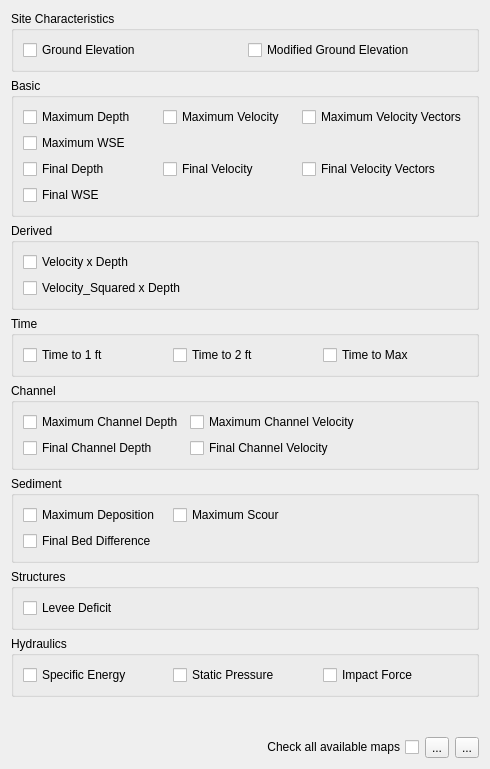
         <widget class="QWidget" name="scrollAreaWidgetContents_4">
          <property name="geometry">
           <rect>
            <x>0</x>
            <y>0</y>
            <width>490</width>
            <height>769</height>
           </rect>
          </property>
          <layout class="QGridLayout" name="gridLayout_100">
           <item row="1" column="0">
            <spacer name="verticalSpacer_2">
             <property name="orientation">
              <enum>Qt::Vertical</enum>
             </property>
             <property name="sizeHint" stdset="0">
              <size>
               <width>20</width>
               <height>40</height>
              </size>
             </property>
            </spacer>
           </item>
           <item row="0" column="0">
            <layout class="QGridLayout" name="gridLayout_6">
             <item row="2" column="0">
              <widget class="QgsCollapsibleGroupBox" name="dv_sd_cgb">
               <property name="enabled">
                <bool>true</bool>
               </property>
               <property name="title">
                <string>Derived</string>
               </property>
               <property name="collapsed">
                <bool>true</bool>
               </property>
               <layout class="QGridLayout" name="gridLayout_84">
                <item row="1" column="0">
                 <layout class="QGridLayout" name="gridLayout_83">
                  <item row="0" column="0">
                   <widget class="QCheckBox" name="dv_sd_cb">
                    <property name="enabled">
                     <bool>true</bool>
                    </property>
                    <property name="toolTip">
                     <string>&lt;html&gt;&lt;head/&gt;&lt;body&gt;&lt;p&gt;VEL_X_DEPTH.OUT: Maximum of velocity times depth for each floodplain element (ft&lt;span style=&quot; vertical-align:super;&quot;&gt;2&lt;/span&gt;/s or m&lt;span style=&quot; vertical-align:super;&quot;&gt;2&lt;/span&gt;/s).&lt;/p&gt;&lt;/body&gt;&lt;/html&gt;</string>
                    </property>
                    <property name="toolTipDuration">
                     <number>0</number>
                    </property>
                    <property name="text">
                     <string>Velocity x Depth</string>
                    </property>
                   </widget>
                  </item>
                  <item row="1" column="0">
                   <widget class="QCheckBox" name="v2xd_sd_cb">
                    <property name="toolTip">
                     <string>&lt;html&gt;&lt;head/&gt;&lt;body&gt;&lt;p&gt;The maximum value of synchronized velocity squared x depth.&lt;/p&gt;&lt;/body&gt;&lt;/html&gt;</string>
                    </property>
                    <property name="text">
                     <string>Velocity_Squared x Depth</string>
                    </property>
                   </widget>
                  </item>
                 </layout>
                </item>
               </layout>
              </widget>
             </item>
             <item row="6" column="0">
              <widget class="QgsCollapsibleGroupBox" name="sv_sd_cgb">
               <property name="enabled">
                <bool>true</bool>
               </property>
               <property name="title">
                <string>Structures</string>
               </property>
               <property name="collapsed">
                <bool>true</bool>
               </property>
               <layout class="QGridLayout" name="gridLayout_92">
                <item row="0" column="0">
                 <layout class="QGridLayout" name="gridLayout_91">
                  <item row="0" column="0">
                   <widget class="QCheckBox" name="ld_sd_cb">
                    <property name="enabled">
                     <bool>true</bool>
                    </property>
                    <property name="toolTip">
                     <string>&lt;html&gt;&lt;head/&gt;&lt;body&gt;&lt;p&gt;LEVEEDEFIC.OUT: Levee freeboard deficit.&lt;/p&gt;&lt;p&gt;0 = freeboard &amp;gt; 3 ft (0.9 m).&lt;/p&gt;&lt;p&gt;1 = 2 ft (0.6 m) &amp;lt; freeboard &amp;lt; 3 ft (0.9 m).&lt;/p&gt;&lt;p&gt;2 = 1 ft (0.3 m) &amp;lt; freeboard &amp;lt; 2 ft (0.6 m).&lt;/p&gt;&lt;p&gt;3 = freeboard &amp;lt; 1 ft (0.3 m).&lt;/p&gt;&lt;p&gt;4 = levee is overtopped by flow.&lt;/p&gt;&lt;/body&gt;&lt;/html&gt;</string>
                    </property>
                    <property name="toolTipDuration">
                     <number>0</number>
                    </property>
                    <property name="text">
                     <string>Levee Deficit</string>
                    </property>
                   </widget>
                  </item>
                 </layout>
                </item>
               </layout>
              </widget>
             </item>
             <item row="5" column="0">
              <widget class="QgsCollapsibleGroupBox" name="sd_sd_cgb">
               <property name="enabled">
                <bool>true</bool>
               </property>
               <property name="title">
                <string>Sediment</string>
               </property>
               <property name="collapsed">
                <bool>true</bool>
               </property>
               <layout class="QGridLayout" name="gridLayout_90">
                <item row="0" column="0">
                 <layout class="QGridLayout" name="gridLayout_89">
                  <item row="0" column="0">
                   <widget class="QCheckBox" name="mdep_sd_cb">
                    <property name="enabled">
                     <bool>true</bool>
                    </property>
                    <property name="toolTip">
                     <string>&lt;html&gt;&lt;head/&gt;&lt;body&gt;&lt;p&gt;SEDFP.OUT: Maximum deposition (ft or m).&lt;/p&gt;&lt;/body&gt;&lt;/html&gt;</string>
                    </property>
                    <property name="toolTipDuration">
                     <number>0</number>
                    </property>
                    <property name="text">
                     <string>Maximum Deposition</string>
                    </property>
                   </widget>
                  </item>
                  <item row="1" column="0">
                   <widget class="QCheckBox" name="fbd_sd_cb">
                    <property name="enabled">
                     <bool>true</bool>
                    </property>
                    <property name="toolTip">
                     <string>&lt;html&gt;&lt;head/&gt;&lt;body&gt;&lt;p&gt;SEDFP.OUT: Final bed elevation difference (ft or m).&lt;/p&gt;&lt;/body&gt;&lt;/html&gt;</string>
                    </property>
                    <property name="toolTipDuration">
                     <number>0</number>
                    </property>
                    <property name="text">
                     <string>Final Bed Difference</string>
                    </property>
                   </widget>
                  </item>
                  <item row="1" column="1">
                   <widget class="QLabel" name="label_23">
                    <property name="text">
                     <string/>
                    </property>
                   </widget>
                  </item>
                  <item row="0" column="2">
                   <widget class="QLabel" name="label_24">
                    <property name="text">
                     <string/>
                    </property>
                   </widget>
                  </item>
                  <item row="1" column="2">
                   <widget class="QLabel" name="label_25">
                    <property name="text">
                     <string/>
                    </property>
                   </widget>
                  </item>
                  <item row="0" column="1">
                   <widget class="QCheckBox" name="msco_sd_cb">
                    <property name="enabled">
                     <bool>true</bool>
                    </property>
                    <property name="toolTip">
                     <string>&lt;html&gt;&lt;head/&gt;&lt;body&gt;&lt;p&gt;SEDFP.OUT: Maximum scour (ft or m).&lt;/p&gt;&lt;/body&gt;&lt;/html&gt;</string>
                    </property>
                    <property name="toolTipDuration">
                     <number>0</number>
                    </property>
                    <property name="text">
                     <string>Maximum Scour</string>
                    </property>
                   </widget>
                  </item>
                 </layout>
                </item>
               </layout>
              </widget>
             </item>
             <item row="3" column="0">
              <widget class="QgsCollapsibleGroupBox" name="tv_sd_cgb">
               <property name="enabled">
                <bool>true</bool>
               </property>
               <property name="title">
                <string>Time</string>
               </property>
               <property name="collapsed">
                <bool>true</bool>
               </property>
               <layout class="QGridLayout" name="gridLayout_86">
                <item row="0" column="0">
                 <layout class="QGridLayout" name="gridLayout_85">
                  <item row="0" column="0">
                   <widget class="QCheckBox" name="t1ft_sd_cb">
                    <property name="enabled">
                     <bool>true</bool>
                    </property>
                    <property name="toolTip">
                     <string>&lt;html&gt;&lt;head/&gt;&lt;body&gt;&lt;p&gt;TIMEONEFT.OUT: Grid element number, the x- and y-coordinates and the initial time to one foot of depth (hr).&lt;/p&gt;&lt;/body&gt;&lt;/html&gt;</string>
                    </property>
                    <property name="toolTipDuration">
                     <number>0</number>
                    </property>
                    <property name="text">
                     <string>Time to 1 ft</string>
                    </property>
                   </widget>
                  </item>
                  <item row="0" column="1">
                   <widget class="QCheckBox" name="t2ft_sd_cb">
                    <property name="enabled">
                     <bool>true</bool>
                    </property>
                    <property name="toolTip">
                     <string>&lt;html&gt;&lt;head/&gt;&lt;body&gt;&lt;p&gt;TIMETWOFT.OUT: Grid element number, the x- and y-coordinates and the initial time to two feet of depth (hr).&lt;/p&gt;&lt;/body&gt;&lt;/html&gt;</string>
                    </property>
                    <property name="toolTipDuration">
                     <number>0</number>
                    </property>
                    <property name="text">
                     <string>Time to 2 ft</string>
                    </property>
                   </widget>
                  </item>
                  <item row="0" column="2">
                   <widget class="QCheckBox" name="tmax_sd_cb">
                    <property name="enabled">
                     <bool>true</bool>
                    </property>
                    <property name="toolTip">
                     <string>&lt;html&gt;&lt;head/&gt;&lt;body&gt;&lt;p&gt;TIMETOPEAK.OUT: Grid element number, the x- and y-coordinates and the time of occurrence of the maximum depth (hr).&lt;/p&gt;&lt;/body&gt;&lt;/html&gt;</string>
                    </property>
                    <property name="toolTipDuration">
                     <number>0</number>
                    </property>
                    <property name="text">
                     <string>Time to Max</string>
                    </property>
                   </widget>
                  </item>
                 </layout>
                </item>
               </layout>
              </widget>
             </item>
             <item row="7" column="0">
              <widget class="QgsCollapsibleGroupBox" name="hp_sd_cgb">
               <property name="enabled">
                <bool>true</bool>
               </property>
               <property name="title">
                <string>Hydraulics</string>
               </property>
               <property name="collapsed">
                <bool>true</bool>
               </property>
               <layout class="QGridLayout" name="gridLayout_94">
                <item row="0" column="0">
                 <layout class="QGridLayout" name="gridLayout_93">
                  <item row="0" column="1">
                   <widget class="QCheckBox" name="sp_sd_cb">
                    <property name="enabled">
                     <bool>true</bool>
                    </property>
                    <property name="toolTip">
                     <string>&lt;html&gt;&lt;head/&gt;&lt;body&gt;&lt;p&gt;STATICPRESS.OUT: Spatially variable static force per linear foot for each floodplain element (lb/ft or N/m).&lt;/p&gt;&lt;/body&gt;&lt;/html&gt;</string>
                    </property>
                    <property name="toolTipDuration">
                     <number>0</number>
                    </property>
                    <property name="text">
                     <string>Static Pressure</string>
                    </property>
                   </widget>
                  </item>
                  <item row="0" column="0">
                   <widget class="QCheckBox" name="se_sd_cb">
                    <property name="enabled">
                     <bool>true</bool>
                    </property>
                    <property name="toolTip">
                     <string>&lt;html&gt;&lt;head/&gt;&lt;body&gt;&lt;p&gt;SPECENERGY.OUT: Maximum specific energy for a floodplain grid element (ft or m).&lt;/p&gt;&lt;/body&gt;&lt;/html&gt;</string>
                    </property>
                    <property name="toolTipDuration">
                     <number>0</number>
                    </property>
                    <property name="text">
                     <string>Specific Energy</string>
                    </property>
                   </widget>
                  </item>
                  <item row="0" column="2">
                   <widget class="QCheckBox" name="if_sd_cb">
                    <property name="toolTip">
                     <string>&lt;html&gt;&lt;head/&gt;&lt;body&gt;&lt;p&gt;IMPACT.OUT: Impact force per linear foot of structure on the floodplain (lbf/ft or N/m).&lt;/p&gt;&lt;/body&gt;&lt;/html&gt;</string>
                    </property>
                    <property name="toolTipDuration">
                     <number>0</number>
                    </property>
                    <property name="text">
                     <string>Impact Force</string>
                    </property>
                   </widget>
                  </item>
                 </layout>
                </item>
               </layout>
              </widget>
             </item>
             <item row="0" column="0">
              <widget class="QgsCollapsibleGroupBox" name="sc_sd_cgb">
               <property name="enabled">
                <bool>true</bool>
               </property>
               <property name="toolTip">
                <string/>
               </property>
               <property name="title">
                <string>Site Characteristics</string>
               </property>
               <property name="collapsed">
                <bool>true</bool>
               </property>
               <layout class="QGridLayout" name="gridLayout_59">
                <item row="0" column="0">
                 <layout class="QGridLayout" name="gridLayout_57">
                  <item row="0" column="0">
                   <widget class="QCheckBox" name="ge_sd_cb">
                    <property name="enabled">
                     <bool>true</bool>
                    </property>
                    <property name="toolTip">
                     <string>&lt;html&gt;&lt;head/&gt;&lt;body&gt;&lt;p&gt;TOPO.DAT: Grid element, x- and y-coordinates, and their elevations (ft or m).&lt;/p&gt;&lt;/body&gt;&lt;/html&gt;</string>
                    </property>
                    <property name="toolTipDuration">
                     <number>0</number>
                    </property>
                    <property name="text">
                     <string>Ground Elevation</string>
                    </property>
                    <property name="checkable">
                     <bool>true</bool>
                    </property>
                    <property name="checked">
                     <bool>false</bool>
                    </property>
                   </widget>
                  </item>
                  <item row="0" column="1">
                   <widget class="QCheckBox" name="mge_sd_cb">
                    <property name="toolTip">
                     <string>&lt;html&gt;&lt;head/&gt;&lt;body&gt;&lt;p&gt;TOPO.DAT&lt;/p&gt;&lt;p&gt;Contains the grid element ID, x- and y-coordinates, and corresponding elevations, reported in either feet or meters.&lt;/p&gt;&lt;p&gt;FPREV.NEW&lt;/p&gt;&lt;p&gt;Reports elevation differences between channel banks and outflow elements. During simulation, FLOPRO.exe may modify grid elevations associated with channel banks and outflow nodes. If a channel bank elevation differs from the grid elevation at the location occupied by the left or right bank, the final elevation is set to the cross-section bank elevation. For outflow nodes, if a connected upstream node has a lower elevation, FLOPRO adjusts the outflow node elevation to 0.1 ft (or equivalent metric value) below the lowest connected upstream node. Elevations are reported in feet or meters.&lt;/p&gt;&lt;p&gt;TOPO_SDElev.RGH&lt;/p&gt;&lt;p&gt;Extends the elevation adjustments reported in FPREV.NEW by documenting additional automatic corrections applied when the FLO-2D engine compares floodplain grid elevations to storm drain inlet rim elevations and Type 4 invert elevations. This file reports the grid element ID, x- and y-coordinates, and the elevation adjustments applied. The file is generated only when a storm drain system is included in the simulation. Elevations are reported in feet or meters.&lt;/p&gt;&lt;/body&gt;&lt;/html&gt;</string>
                    </property>
                    <property name="toolTipDuration">
                     <number>0</number>
                    </property>
                    <property name="text">
                     <string>Modified Ground Elevation</string>
                    </property>
                   </widget>
                  </item>
                 </layout>
                </item>
               </layout>
              </widget>
             </item>
             <item row="1" column="0">
              <widget class="QgsCollapsibleGroupBox" name="bv_sd_cgb">
               <property name="enabled">
                <bool>true</bool>
               </property>
               <property name="title">
                <string>Basic</string>
               </property>
               <property name="collapsed">
                <bool>true</bool>
               </property>
               <layout class="QGridLayout" name="gridLayout_82">
                <item row="0" column="0">
                 <layout class="QGridLayout" name="gridLayout_81">
                  <item row="0" column="1">
                   <widget class="QCheckBox" name="mv_sd_cb">
                    <property name="enabled">
                     <bool>true</bool>
                    </property>
                    <property name="toolTip">
                     <string>&lt;html&gt;&lt;head/&gt;&lt;body&gt;&lt;p&gt;VELFP.OUT: Maximum floodplain flow velocity (fps or mps).&lt;/p&gt;&lt;/body&gt;&lt;/html&gt;</string>
                    </property>
                    <property name="toolTipDuration">
                     <number>0</number>
                    </property>
                    <property name="text">
                     <string>Maximum Velocity</string>
                    </property>
                   </widget>
                  </item>
                  <item row="2" column="0">
                   <widget class="QCheckBox" name="fd_sd_cb">
                    <property name="enabled">
                     <bool>true</bool>
                    </property>
                    <property name="toolTip">
                     <string>&lt;html&gt;&lt;head/&gt;&lt;body&gt;&lt;p&gt;FINALDEP.OUT: Final floodplain flow depths (ft or m).&lt;/p&gt;&lt;/body&gt;&lt;/html&gt;</string>
                    </property>
                    <property name="toolTipDuration">
                     <number>0</number>
                    </property>
                    <property name="text">
                     <string>Final Depth</string>
                    </property>
                   </widget>
                  </item>
                  <item row="4" column="0">
                   <widget class="QCheckBox" name="fwse_sd_cb">
                    <property name="toolTip">
                     <string>&lt;html&gt;&lt;head/&gt;&lt;body&gt;&lt;p&gt;Final Corrected Water Elevation: FINALDEP.OUT + Final Ground Elevation (ft or m).&lt;/p&gt;&lt;p&gt;FLO-2D Pro Engine corrects the grid elevation automatically at runtime for several conditions.&lt;/p&gt;&lt;p&gt;1. Outflow elements - an outflow element that has 3 upstream neighbors that are lower elevation will be corrected to 0.1 ft below the lowest elevation.&lt;/p&gt;&lt;p&gt;2. Channel banks - grid elevations along channel banks will be corrected to the bank elevation defined in CHAN.DAT for prismatic channels or XSEC.DAT for natural channels.&lt;/p&gt;&lt;p&gt;3. Storm Drains - grid elevations that contain storm drain inlets or manholes will be adjusted to the rim elevation of the storm drain. This is represented by the invert elevation + max depth for the node in SWMM.inp.&lt;/p&gt;&lt;p&gt;Corrections are stored in two files:&lt;/p&gt;&lt;p&gt;FPREV.NEW for runs without storm drains.&lt;/p&gt;&lt;p&gt;TOPO_SDElev.RGH for runs with storm drains.&lt;/p&gt;&lt;/body&gt;&lt;/html&gt;</string>
                    </property>
                    <property name="toolTipDuration">
                     <number>0</number>
                    </property>
                    <property name="text">
                     <string>Final WSE</string>
                    </property>
                   </widget>
                  </item>
                  <item row="2" column="1">
                   <widget class="QCheckBox" name="fv_sd_cb">
                    <property name="enabled">
                     <bool>true</bool>
                    </property>
                    <property name="toolTip">
                     <string>&lt;html&gt;&lt;head/&gt;&lt;body&gt;&lt;p&gt;FINALVEL.OUT: Flow velocity at the end of the simulation (fps or mps).&lt;/p&gt;&lt;/body&gt;&lt;/html&gt;</string>
                    </property>
                    <property name="toolTipDuration">
                     <number>0</number>
                    </property>
                    <property name="text">
                     <string>Final Velocity</string>
                    </property>
                   </widget>
                  </item>
                  <item row="0" column="0">
                   <widget class="QCheckBox" name="md_sd_cb">
                    <property name="enabled">
                     <bool>true</bool>
                    </property>
                    <property name="toolTip">
                     <string>&lt;html&gt;&lt;head/&gt;&lt;body&gt;&lt;p&gt;DEPTH.OUT: Maximum combined channel/floodplain flow depths (ft or m).&lt;/p&gt;&lt;/body&gt;&lt;/html&gt;</string>
                    </property>
                    <property name="toolTipDuration">
                     <number>0</number>
                    </property>
                    <property name="text">
                     <string>Maximum Depth</string>
                    </property>
                   </widget>
                  </item>
                  <item row="1" column="0">
                   <widget class="QCheckBox" name="mwse_sd_cb">
                    <property name="enabled">
                     <bool>true</bool>
                    </property>
                    <property name="toolTip">
                     <string>&lt;html&gt;&lt;head/&gt;&lt;body&gt;&lt;p&gt;MAXWSELEV.OUT: Grid element number, x-coordinate, y-coordinate, and the maximum water surface elevation of either the floodplain or channel (ft or m).&lt;/p&gt;&lt;/body&gt;&lt;/html&gt;</string>
                    </property>
                    <property name="toolTipDuration">
                     <number>0</number>
                    </property>
                    <property name="text">
                     <string>Maximum WSE</string>
                    </property>
                   </widget>
                  </item>
                  <item row="0" column="2">
                   <widget class="QCheckBox" name="mvv_sd_cb">
                    <property name="toolTip">
                     <string>&lt;html&gt;&lt;head/&gt;&lt;body&gt;&lt;p&gt;VELFP.OUT &amp;amp; VELDIREC.OUT: Combination of these two files to generate the maximum velocity vectors (fps or mps).&lt;/p&gt;&lt;/body&gt;&lt;/html&gt;</string>
                    </property>
                    <property name="toolTipDuration">
                     <number>0</number>
                    </property>
                    <property name="text">
                     <string>Maximum Velocity Vectors</string>
                    </property>
                   </widget>
                  </item>
                  <item row="2" column="2">
                   <widget class="QCheckBox" name="fvv_sd_cb">
                    <property name="toolTip">
                     <string>&lt;html&gt;&lt;head/&gt;&lt;body&gt;&lt;p&gt;FINALVEL.OUT &amp;amp; FINALDIR.OUT: Combination of these two files to generate the final velocity vectors (fps or mps).&lt;/p&gt;&lt;/body&gt;&lt;/html&gt;</string>
                    </property>
                    <property name="toolTipDuration">
                     <number>0</number>
                    </property>
                    <property name="text">
                     <string>Final Velocity Vectors</string>
                    </property>
                   </widget>
                  </item>
                 </layout>
                </item>
               </layout>
              </widget>
             </item>
             <item row="4" column="0">
              <widget class="QgsCollapsibleGroupBox" name="ch_sd_cgb">
               <property name="enabled">
                <bool>true</bool>
               </property>
               <property name="title">
                <string>Channel</string>
               </property>
               <property name="collapsed">
                <bool>true</bool>
               </property>
               <layout class="QGridLayout" name="gridLayout_88">
                <item row="0" column="0">
                 <layout class="QGridLayout" name="gridLayout_87">
                  <item row="0" column="1">
                   <widget class="QCheckBox" name="cv_sd_cb">
                    <property name="enabled">
                     <bool>true</bool>
                    </property>
                    <property name="toolTip">
                     <string>&lt;html&gt;&lt;head/&gt;&lt;body&gt;&lt;p&gt;VELOC.OUT: Maximum channel flow velocity (fps or mps).&lt;/p&gt;&lt;/body&gt;&lt;/html&gt;</string>
                    </property>
                    <property name="toolTipDuration">
                     <number>0</number>
                    </property>
                    <property name="text">
                     <string>Maximum Channel Velocity</string>
                    </property>
                   </widget>
                  </item>
                  <item row="0" column="2">
                   <widget class="QLabel" name="label_20">
                    <property name="text">
                     <string/>
                    </property>
                   </widget>
                  </item>
                  <item row="0" column="0">
                   <widget class="QCheckBox" name="cd_sd_cb">
                    <property name="enabled">
                     <bool>true</bool>
                    </property>
                    <property name="toolTip">
                     <string>&lt;html&gt;&lt;head/&gt;&lt;body&gt;&lt;p&gt;DEPCH.OUT: Maximum channel flow depths (ft or m).&lt;/p&gt;&lt;/body&gt;&lt;/html&gt;</string>
                    </property>
                    <property name="toolTipDuration">
                     <number>0</number>
                    </property>
                    <property name="text">
                     <string>Maximum Channel Depth</string>
                    </property>
                   </widget>
                  </item>
                  <item row="1" column="0">
                   <widget class="QCheckBox" name="fcd_sd_cb">
                    <property name="enabled">
                     <bool>true</bool>
                    </property>
                    <property name="toolTip">
                     <string>&lt;html&gt;&lt;head/&gt;&lt;body&gt;&lt;p&gt;DEPCHFINAL.OUT: Final channel flow depths (ft or m).&lt;/p&gt;&lt;/body&gt;&lt;/html&gt;</string>
                    </property>
                    <property name="toolTipDuration">
                     <number>0</number>
                    </property>
                    <property name="text">
                     <string>Final Channel Depth</string>
                    </property>
                   </widget>
                  </item>
                  <item row="1" column="1">
                   <widget class="QCheckBox" name="fcv_sd_cb">
                    <property name="enabled">
                     <bool>true</bool>
                    </property>
                    <property name="toolTip">
                     <string>&lt;html&gt;&lt;head/&gt;&lt;body&gt;&lt;p&gt;VELCHFINAL.OUT: Final channel flow velocities (fps or mps).&lt;/p&gt;&lt;/body&gt;&lt;/html&gt;</string>
                    </property>
                    <property name="toolTipDuration">
                     <number>0</number>
                    </property>
                    <property name="text">
                     <string>Final Channel Velocity</string>
                    </property>
                   </widget>
                  </item>
                  <item row="1" column="2">
                   <widget class="QLabel" name="label_21">
                    <property name="text">
                     <string/>
                    </property>
                   </widget>
                  </item>
                 </layout>
                </item>
               </layout>
              </widget>
             </item>
            </layout>
           </item>
           <item row="2" column="0">
            <layout class="QGridLayout" name="gridLayout_107">
             <item row="0" column="1">
              <widget class="QToolButton" name="cg_sd_btn">
               <property name="text">
                <string>...</string>
               </property>
              </widget>
             </item>
             <item row="0" column="2">
              <widget class="QToolButton" name="eg_sd_btn">
               <property name="text">
                <string>...</string>
               </property>
              </widget>
             </item>
             <item row="0" column="0">
              <widget class="QCheckBox" name="check_sd_cb">
               <property name="enabled">
                <bool>true</bool>
               </property>
               <property name="layoutDirection">
                <enum>Qt::RightToLeft</enum>
               </property>
               <property name="text">
                <string>Check all available maps</string>
               </property>
              </widget>
             </item>
            </layout>
           </item>
          </layout>
         </widget>
